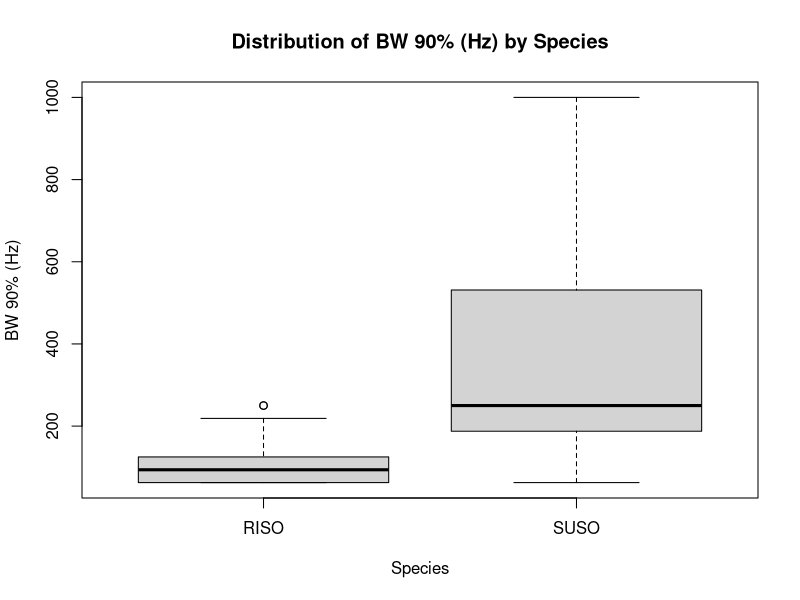
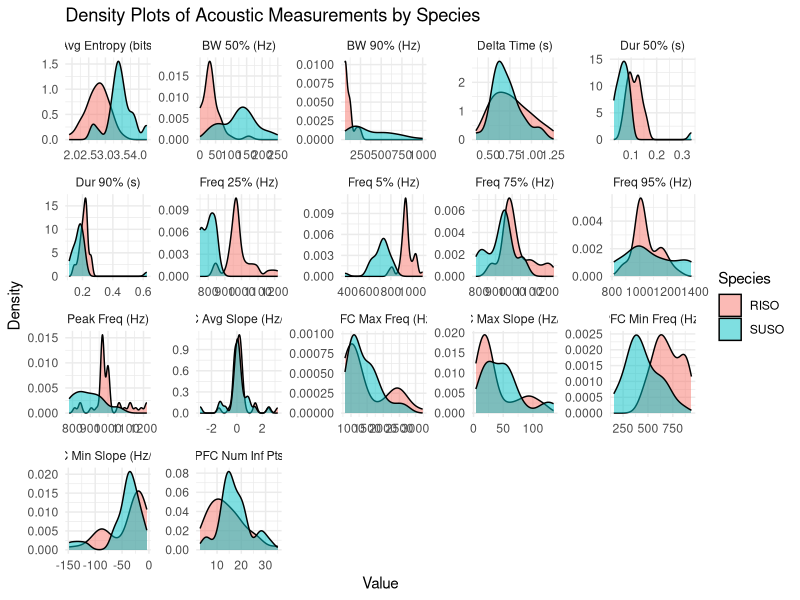
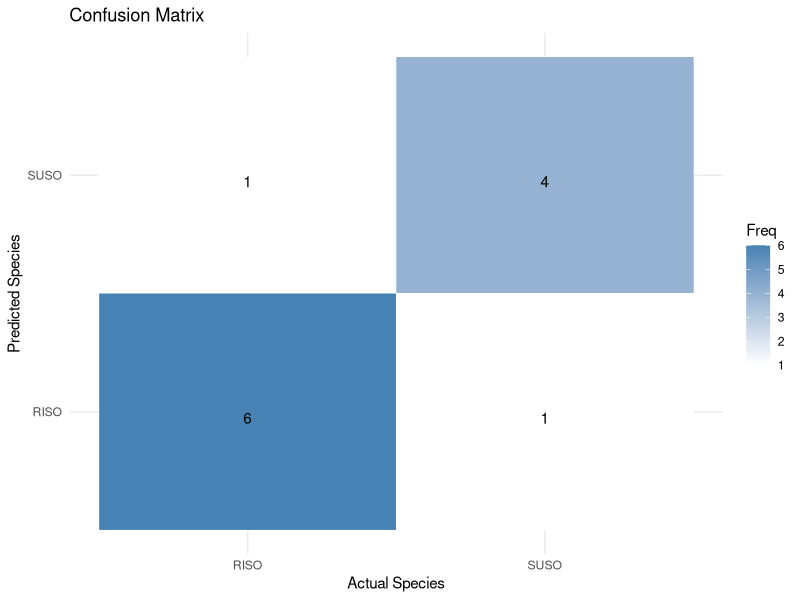

The R source for these figures, in order:
## ---- chunk 1
knitr::opts_chunk$set(echo = TRUE)
## ---- chunk 2
# Install and load necessary libraries

# Check and install tidyverse if not already installed
if (!require(tidyverse)) {
  install.packages("tidyverse")
  library(tidyverse)
}

# Check and install caret if not already installed
if (!require(caret)) {
  install.packages("caret")
  library(caret)
}

# Check and install randomForest if not already installed
if (!require(randomForest)) {
  install.packages("randomForest")
  library(randomForest)
}

# Check and install dplyr if not already installed
if (!require(randomForest)) {
  install.packages("dplyr")
  library(dplyr)
}

# Load in the libraries
library(tidyverse)
library(caret)
library(randomForest)
library(dplyr)
## ---- chunk 3
setwd('/Users/blg85/Documents/GitHub/Training-Session-8/TS8_Exercise_BG/Dataset/Selection_Tables') # Modify this to your path

dir() # the dir() function enables us to see what is in the working directory. Check that the selection table .txt file is listed here. If it is not, revise your path. 

# Read Selection Table

# Here we will read the Raven selection table into the R environment using the read.table() function.
owl.df <- read.table('TS8_Owl_Selection_Table_Participant_Copy.selections.txt',header=T,sep='\t',check.names=FALSE)
## ---- chunk 4

# Look at the first ten rows of the dataframe with the head() function
head(owl.df)

## ---- chunk 5

# View the dimensions of this dataframe. How many rows and columns?
dim(owl.df) # the first dimension refers to the rows, the second refers to the columns

## ---- chunk 6

# View the number of examples for each owl species 
number_of_examples <- owl.df %>%
  count(Species)

## ---- chunk 7

# Convert "species" column to variable type "factor"
owl.df$Species <- factor(owl.df$Species)

## ---- chunk 8
colnames(owl.df) #See which columns are the acoustic measurements
## ---- chunk 9
# Choose the column number for one of the bioacoustic measurements
measurement_column <- 13  # Replace with the desired column number

# Plot the selected measurement against species
boxplot(owl.df[, measurement_column] ~ owl.df$Species,
        ylab = colnames(owl.df[measurement_column]),
        xlab = 'Species',
        main = paste("Distribution of", colnames(owl.df[measurement_column]), "by Species"))
## ---- chunk 10

# Option 1
# Specify the range of columns for the bioacoustic measurements
start_col <- 11  # Replace with the index of the first measurement column
end_col <- 27    # Replace with the index of the last measurement column

# Option 2 List of columns to create density plots for
# columns_to_plot <- c("Avg Entropy (bits)", "BW 50% (Hz)", "BW 90% (Hz)", "Delta Time (s)", 
#                     "Dur 50% (s)", "Dur 90% (s)", "Freq 25% (Hz)", "Freq 5% (Hz)", 
#                     "Freq 75% (Hz)", "Freq 95% (Hz)", "Peak Freq (Hz)", 
#                     "PFC Avg Slope (Hz/ms)", "PFC Max Freq (Hz)", "PFC Max Slope (Hz/ms)",
#                     "PFC Min Freq (Hz)", "PFC Min Slope (Hz/ms)", "PFC Num Inf Pts")


# Extract the relevant columns
measurement_columns <- colnames(owl.df)[start_col:end_col]

# Convert the dataframe from wide format to long format
# This allows us to have a single column for acoustic measurement values and another for measurement types
owl.df_long <- owl.df %>%
  # Select only the columns of interest: Species, and the acoustic measurements
  select(Species, all_of(measurement_columns)) %>%
  # Pivot the dataframe to long format
  pivot_longer(cols = -Species, names_to = "Measurement", values_to = "Value")

# Create the multipanel density plot
ggplot(owl.df_long, aes(x = Value, fill = Species)) +
  # Add density plots with alpha blending for transparency
  geom_density(alpha = 0.5) +
  # Create a separate panel for each measurement type
  facet_wrap(~ Measurement, scales = "free") +
  # Add labels and a title
  labs(title = "Density Plots of Acoustic Measurements by Species",
       x = "Value",
       y = "Density") +
  # Apply a minimal theme for a clean look
  theme_minimal()

## ---- chunk 11

# Create a stratified split
set.seed(123)  # For reproducibility
trainIndex <- createDataPartition(owl.df$Species, p = 0.8, list = FALSE) # Here, p refers to the percentage of the dataset that will be used for training. So, p = 0.7 means that 70% of the examples will be used to train the model and 30% will be used to test the model. 

# Split the data into training and testing sets
owl.df.train <- owl.df[trainIndex, ]
owl.df.test <- owl.df[-trainIndex, ]

# Choose which acoustic measurements (features) you want to include to train your model
colnames(owl.df)
selected.features <- c(11:15) # replace with the column numbers of your choosing based on what features you want to include in your model

# Check that predictor variables are numeric or logical
predictor_columns <- selected.features # Specify the correct columns for predictors
predictors_train <- owl.df.train[, predictor_columns]
predictors_test <- owl.df.test[, predictor_columns]

# Convert predictors to numeric if necessary
predictors_train <- data.frame(lapply(predictors_train, as.numeric))
predictors_test <- data.frame(lapply(predictors_test, as.numeric))
## ---- chunk 12

# Check the distribution in training and testing sets
print('Training Dataset')
table(owl.df.train$Species)

print('Test Dataset')
table(owl.df.test$Species)
## ---- chunk 13

# Train the random forest model
ml.model.rf <- randomForest::randomForest(x = predictors_train, y = owl.df.train$Species)

## ---- chunk 14

# View the random forest model
ml.model.rf 

## ---- chunk 15
# Make predictions using the trained model
new_predictions <- predict(ml.model.rf, predictors_test)

# Add predictions to the new data and save it
owl.df.test$Predicted_Species <- new_predictions

# Combine actual and predicted values
results <- data.frame(
  Actual = owl.df.test$Species,
  Predicted = new_predictions
)

## ---- chunk 16
# Create a confusion matrix
confusionMatrix <- confusionMatrix(results$Predicted, results$Actual)
print(confusionMatrix)

# Visualize the results
# Create a confusion matrix plot
confusion_matrix_plot <- as.data.frame(table(results))
ggplot(confusion_matrix_plot, aes(x = Actual, y = Predicted)) +
  geom_tile(aes(fill = Freq), color = "white") +
  scale_fill_gradient(low = "white", high = "steelblue") +
  geom_text(aes(label = Freq), vjust = 1) +
  labs(title = "Confusion Matrix", x = "Actual Species", y = "Predicted Species") +
  theme_minimal()

